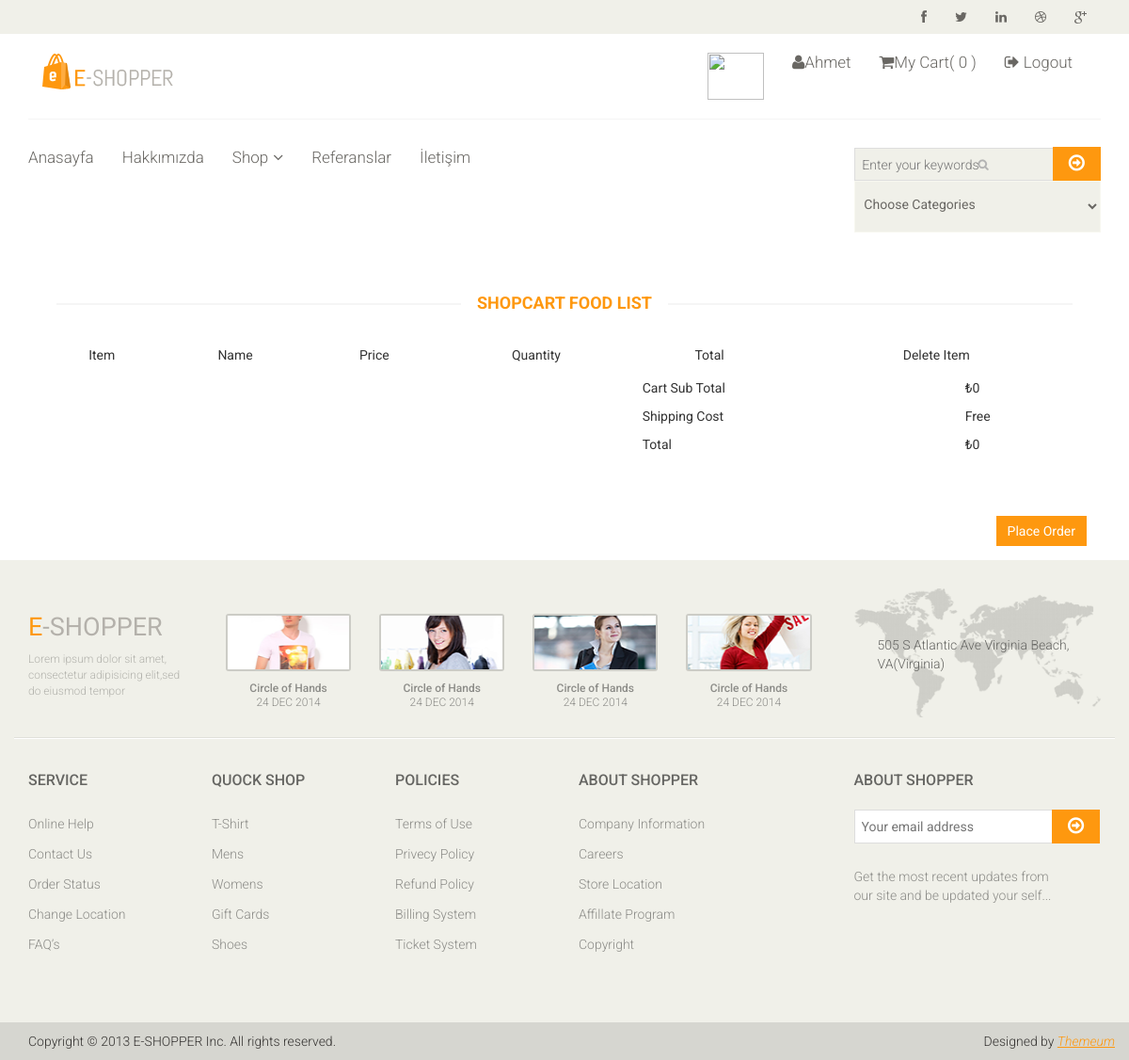
Before: /shopcart/ (signed in) with the older database file.
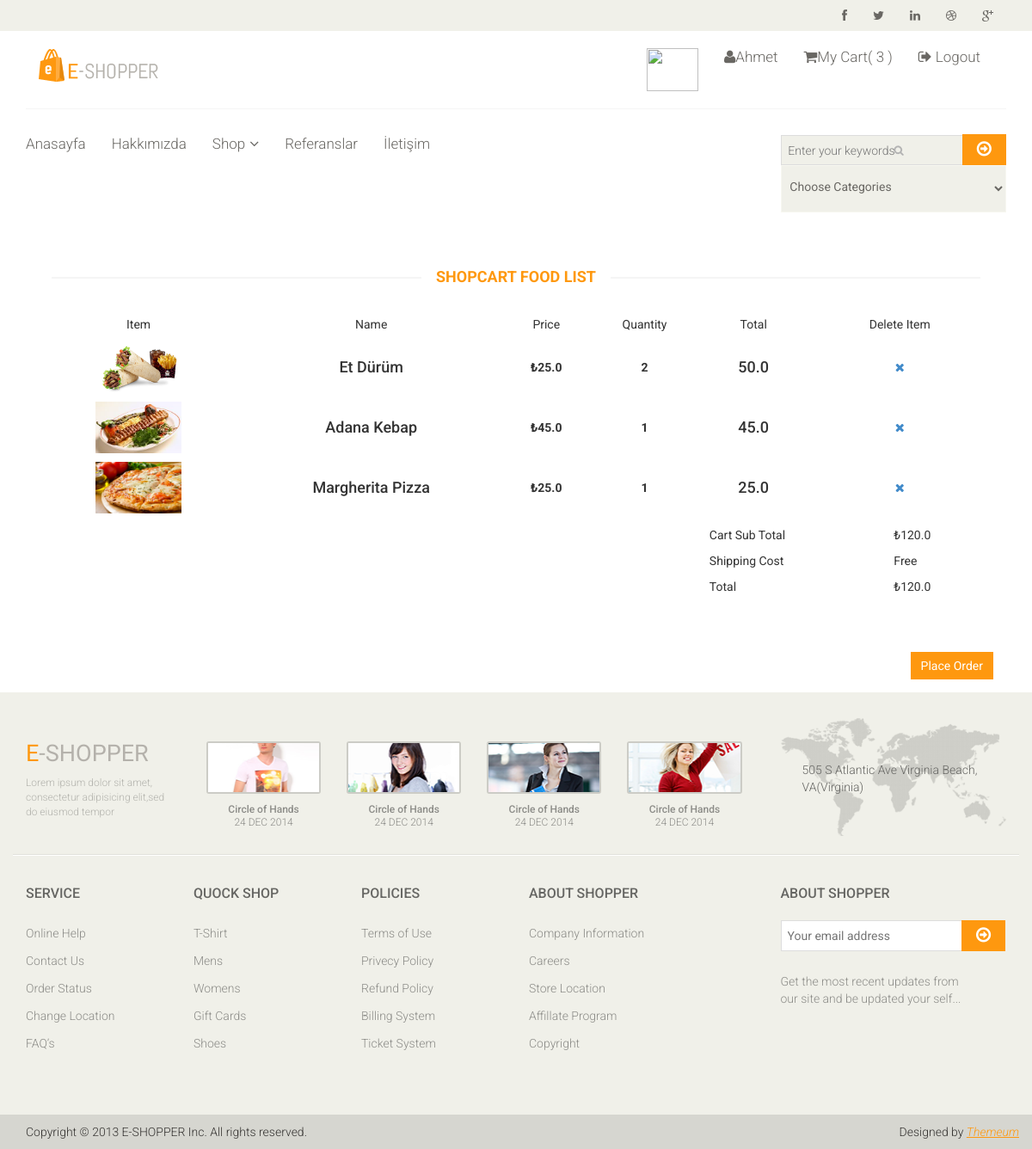
After: the same page with the newer database file.
### order/models.py (models this page shows, shortened)
class ShopCart(models.Model):
    user = models.ForeignKey(User, on_delete=models.SET_NULL, null=True)
    product = models.ForeignKey(Food, on_delete=models.SET_NULL, null=True)
    quantity = models.IntegerField()
    @property
    def amount(self):
        return (self.quantity * self.product.price)

### food/models.py (models this page shows, shortened)
class Food(models.Model):
    STATUS = (
        ('True', 'Evet'),
        ('False', 'Hayır'),
    )
    category = models.ForeignKey(Category, on_delete=models.CASCADE) #relation with Category table
    title = models.CharField(max_length=150)
    keywords = models.CharField(max_length=255, blank=True)
    description = models.CharField(max_length=255, blank=True)
    image = models.ImageField(blank=True, upload_to='images/')
    price = models.FloatField()
    amount = models.IntegerField()
    detail = RichTextUploadingField()
    slug = models.SlugField(null=False, unique=True)
    status = models.CharField(max_length=10, choices=STATUS)
    create_at = models.DateTimeField(auto_now_add=True)
    update_at = models.DateTimeField(auto_now=True)
    def __str__(self):
        return self.title
    def image_tag(self):
        return mark_safe('<img src="{}" height="50"/>'.format(self.image.url))
    image_tag.short_description = 'Image'

### order/views.py (the view)
# urls.py: path('shopcart/', orderviews.shopcart, name='shopcart'),
@login_required(login_url='/login') #sepetten silme işlemi
def shopcart(request):
    category = Category.objects.all()
    current_user = request.user
    shopcart = ShopCart.objects.filter(user_id=current_user.id)
    request.session['cart_items'] = ShopCart.objects.filter(user_id=current_user.id).count()
    total=0
    for rs in shopcart:
        total += rs.product.price * rs.quantity
    context = {'shopcart': shopcart,
               'category': category,
               'total': total,
               }
    return render(request, 'Shopcart_products.html', context)

### order/templates/Shopcart_products.html (shortened to what this page needs)
{% extends "homebase.html" %}
{% block content %}
    <div id="contact-page" class="container">
        <div class="col-sm-12">
            <h2 class="title text-center">Shopcart Food List</h2>
            <div class="table-responsive cart_info">
                <table class="table table-condensed">
                    <thead>
                    <tr class="cart_menu">
                        <td class="text-center">Item</td>
                        <td class="text-center">Name</td>
                        <td class="text-center">Price</td>
                        <td class="text-center">Quantity</td>
                        <td class="text-center">Total</td>
                        <td class="text-center">Delete Item</td>
                    </tr>
                    </thead>
                    <tbody>
                    {% for rs in shopcart %}
                        <tr>
                            <td class="text-center">
                                <a href=""><img src="{{rs.product.image.url}}" style="width: 100px" height="60px" alt=""></a>
                            </td>
                            <td class="text-center">
                                <h4>{{rs.product}}</h4>
                            </td>
                            <td class="text-center">
                                <strong>₺{{ rs.product.price }}</strong><br>
                            </td>
                            <td class="text-center">
                                <div class="cart_quantity_button">
                                    <strong> {{ rs.quantity }}</strong>
                                </div>
                            </td>
                            <td class="text-center">
                                <h4>{{rs.amount}}</h4>
                            </td>
                            <td class="text-center">
                                <a class="cart_quantity_delete" href="/order/deletefromcart/{{ rs.id }}" onclick="return confirm('Are you sure want to delete this item?')"><i class="fa fa-times"></i></a>
                            </td>
                        </tr>
                    {% endfor %}
                    <tr>
                        <td colspan="4">&nbsp;</td>
                        <td colspan="2">
                            <table class="table table-condensed total-result">
                                <tr>
                                    <td>Cart Sub Total</td>
                                    <td>₺{{total}}</td>
                                </tr>
                                <tr class="shipping-cost">
                                    <td>Shipping Cost</td>
                                    <td>Free</td>
                                </tr>
                                <tr>
                                    <td>Total</td>
                                    <td><span>₺{{total}}</span></td>
                                </tr>
                            </table>
                        </td>
                    </tr>
                    </tbody>
                </table>
            </div>
        </div>
        <div class="form-group col-md-12">
            <a href="/order/orderproduct"><input type="submit" name="submit" class="btn btn-primary pull-right" value="Place Order"></a>
        </div>
        <div class="row">
        </div>
    </div>
{% endblock %}

### home/templates/header.html (shortened to what this page needs)
{% load static %}
<header id="header">
    <div class="header_top">
        <div class="container">
            <div class="row">
                <div class="col-sm-6">
                    <div class="contactinfo">
                    <br>
                    </div>
                </div>
                <div class="col-sm-6">
                    <div class="social-icons pull-right">
                        <ul class="nav navbar-nav">
                            <li><a href="#"><i class="fa fa-facebook"></i></a></li>
                            <li><a href="#"><i class="fa fa-twitter"></i></a></li>
                            <li><a href="#"><i class="fa fa-linkedin"></i></a></li>
                            <li><a href="#"><i class="fa fa-dribbble"></i></a></li>
                            <li><a href="#"><i class="fa fa-google-plus"></i></a></li>
                        </ul>
                    </div>
                </div>
            </div>
        </div>
    </div>
    <div class="header-middle">
        <div class="container">
            <div class="row">
                <div class="col-md-4 clearfix">
                    <div class="logo pull-left">
                        <a href="/"><img src="{% static 'images/home/logo.png' %}" alt="" /></a>
                    </div>
                </div>
                <div class="col-md-8 clearfix">
                    <div class="mainmenu pull-right">
                        <ul class="nav navbar-nav">
                            {% if user.id is not None %}
                                <li>
                                    <img class="media-object" src="{{profile.image.url}}" style="width: 60px" height="50px" alt="">
                                </li>
                                <li class="dropdown"><a href="#"><i class="fa fa-user"></i>{{ user.first_name }}</a>
                                </li>
                                <li><a href="/shopcart/"><i class="fa fa-shopping-cart"></i>My Cart( {{ request.session.cart_items }} )
                                </a></li>
                                <li><a href="/logout/"><i class="fa fa-sign-out"></i> Logout</a></li>
                            {% else %}
                                <li><a href="/login/"><i class="fa fa-lock"></i> Login</a></li>
                                <li><a href="/signup/"><i class="fa fa-heart"></i> Sign Up</a></li>
                            {% endif %}
                        </ul>
                    </div>
                </div>
            </div>
        </div>
    </div>
    <div class="header-bottom">
        <div class="container">
            <div class="row">
                <div class="col-sm-6">
                    <div class="mainmenu pull-left">
                        <ul class="nav navbar-nav collapse navbar-collapse">
                            <li><a href="/">Anasayfa</a></li>
                            <li><a href="/hakkimizda">Hakkımızda</a></li>
                            <li class="dropdown"><a href="#">Shop<i class="fa fa-angle-down"></i></a>
                            </li>
                            <li><a href="/referanslar">Referanslar</a></li>
                            <li><a href="/iletisim">İletişim</a></li>
                        </ul>
                    </div>
                </div>
                <div class="col-sm-6">
                    <div class="search_box pull-right">
                        <form action="/search/" class="searchform" method="post">
                            <input id="query" name="query" class="input search-input" type="text" placeholder="Enter your keywords">
                            <button type="submit" class="btn btn-default"><i class="fa fa-arrow-circle-o-right"></i></button>
                            <br>
                            <select name="catid" class="input category-products">
                                <option value="0">Choose Categories</option>
                                {% load mptt_tags %}
                            </select>
                        </form>
                    </div>
                </div>
            </div>
        </div>
    </div>
</header>

Changed rows visible on the page:
added ShopCart: product.image (picture), product "Et Dürüm", product.price "25.0", quantity "2", amount "50.0"
added ShopCart: product.image (picture), product "Adana Kebap", product.price "45.0", quantity "1", amount "45.0"
added ShopCart: product.image (picture), product "Margherita Pizza", product.price "25.0", quantity "1", amount "25.0"
Other visible differences:
{{ request.session.cart_items }}: "0" → "3"
{{ total }}: "0" → "120.0"
